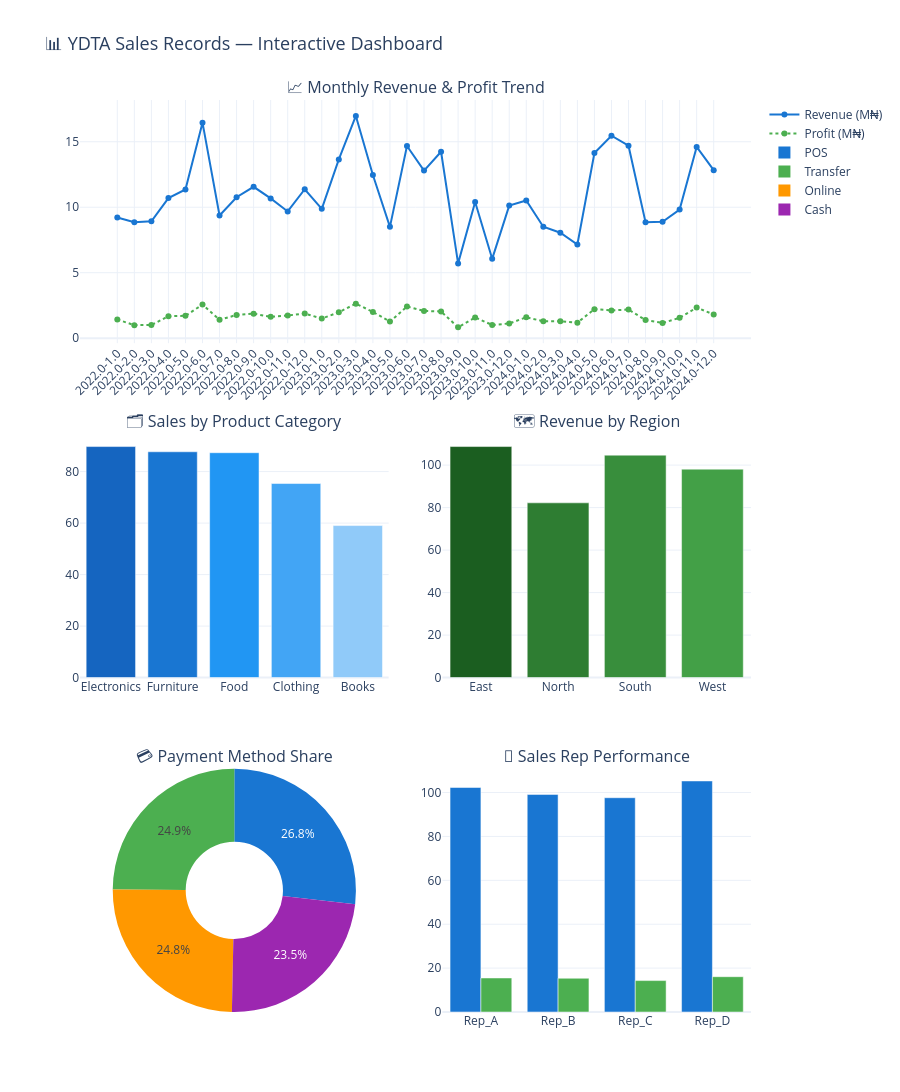

Notebook code for this chart:
### Code cell
# Main 6-Panel Interactive Dashboard
import plotly.graph_objects as go
from plotly.subplots import make_subplots

fig = make_subplots(
    rows=3, cols=2,
    subplot_titles=[
        '📈 Monthly Revenue & Profit Trend',
        '🗂️ Sales by Product Category',
        '🗺️ Revenue by Region',
        '💳 Payment Method Share',
        '👤 Sales Rep Performance',
        '🔥 Category vs Region Heatmap'
    ],
    specs=[
        [{'colspan': 2}, None],
        [{}, {}],
        [{'type': 'domain'}, {}]
    ],
    vertical_spacing=0.10,
    horizontal_spacing=0.08
)

# Panel 1: Monthly Trend
fig.add_trace(go.Scatter(
    x=monthly_trend['Period'],
    y=monthly_trend['Total_Sales']/1e6,
    mode='lines+markers',
    name='Revenue (M₦)',
    line=dict(color='#1976D2', width=2)
), row=1, col=1)

fig.add_trace(go.Scatter(
    x=monthly_trend['Period'],
    y=monthly_trend['Profit']/1e6,
    mode='lines+markers',
    name='Profit (M₦)',
    line=dict(color='#4CAF50', width=2, dash='dot')
), row=1, col=1)

# Panel 2: Category Sales
cat_s = cat_summary.sort_values('Total_Sales', ascending=False)
fig.add_trace(go.Bar(
    x=cat_s['Product_Category'],
    y=cat_s['Total_Sales']/1e6,
    name='Sales by Category',
    marker_color=['#1565C0','#1976D2','#2196F3','#42A5F5','#90CAF9'],
    showlegend=False
), row=2, col=1)

# Panel 3: Region Revenue
fig.add_trace(go.Bar(
    x=region_summary['Region'],
    y=region_summary['Total_Sales']/1e6,
    name='Sales by Region',
    marker_color=['#1B5E20','#2E7D32','#388E3C','#43A047'],
    showlegend=False
), row=2, col=2)

# Panel 4: Payment Method Pie
fig.add_trace(go.Pie(
    labels=pay_summary['Payment_Method'],
    values=pay_summary['Count'],
    hole=0.4,
    marker=dict(colors=['#1976D2','#4CAF50','#FF9800','#9C27B0'])
), row=3, col=1)

# Panel 5: Sales Rep
fig.add_trace(go.Bar(
    x=rep_summary['Sales_Rep'],
    y=rep_summary['Total_Sales']/1e6,
    name='Rep Revenue',
    marker_color='#1976D2',
    showlegend=False
), row=3, col=2)

fig.add_trace(go.Bar(
    x=rep_summary['Sales_Rep'],
    y=rep_summary['Profit']/1e6,
    name='Rep Profit',
    marker_color='#4CAF50',
    showlegend=False
), row=3, col=2)

fig.update_layout(
    height=1100,
    title_text='📊 YDTA Sales Records — Interactive Dashboard',
    title_font_size=18,
    template='plotly_white'
)
fig.update_xaxes(tickangle=-45, row=1, col=1)
fig.show()

### Figure 1 — Plotly figure (JSON) as saved in the notebook; plotly's stock layout.template omitted (floating-point values rounded to 4 significant figures)
{"data": [{"line": {"color": "#1976D2", "width": 2}, "mode": "lines+markers", "name": "Revenue (M₦)", "type": "scatter", "x": ["2022.0-1.0", "2022.0-2.0", "2022.0-3.0", "2022.0-4.0", "2022.0-5.0", "2022.0-6.0", "2022.0-7.0", "2022.0-8.0", "2022.0-9.0", "2022.0-10.0", "2022.0-11.0", "2022.0-12.0", "2023.0-1.0", "2023.0-2.0", "2023.0-3.0", "2023.0-4.0", "2023.0-5.0", "2023.0-6.0", "2023.0-7.0", "2023.0-8.0", "2023.0-9.0", "2023.0-10.0", "2023.0-11.0", "2023.0-12.0", "2024.0-1.0", "2024.0-2.0", "2024.0-3.0", "2024.0-4.0", "2024.0-5.0", "2024.0-6.0", "2024.0-7.0", "2024.0-8.0", "2024.0-9.0", "2024.0-10.0", "2024.0-11.0", "2024.0-12.0"], "xaxis": "x", "y": [9.22, 8.847, 8.929, 10.69, 11.36, 16.45, 9.364, 10.76, 11.56, 10.67, 9.677, 11.37, 9.875, 13.65, 16.97, 12.46, 8.502, 14.68, 12.8, 14.23, 5.712, 10.4, 6.059, 10.12, 10.52, 8.507, 8.05, 7.15, 14.14, 15.46, 14.7, 8.862, 8.892, 9.824, 14.6, 12.83], "yaxis": "y"}, {"line": {"color": "#4CAF50", "dash": "dot", "width": 2}, "mode": "lines+markers", "name": "Profit (M₦)", "type": "scatter", "x": ["2022.0-1.0", "2022.0-2.0", "2022.0-3.0", "2022.0-4.0", "2022.0-5.0", "2022.0-6.0", "2022.0-7.0", "2022.0-8.0", "2022.0-9.0", "2022.0-10.0", "2022.0-11.0", "2022.0-12.0", "2023.0-1.0", "2023.0-2.0", "2023.0-3.0", "2023.0-4.0", "2023.0-5.0", "2023.0-6.0", "2023.0-7.0", "2023.0-8.0", "2023.0-9.0", "2023.0-10.0", "2023.0-11.0", "2023.0-12.0", "2024.0-1.0", "2024.0-2.0", "2024.0-3.0", "2024.0-4.0", "2024.0-5.0", "2024.0-6.0", "2024.0-7.0", "2024.0-8.0", "2024.0-9.0", "2024.0-10.0", "2024.0-11.0", "2024.0-12.0"], "xaxis": "x", "y": [1.425, 0.997, 1.002, 1.673, 1.708, 2.564, 1.398, 1.775, 1.872, 1.63, 1.736, 1.88, 1.497, 1.98, 2.636, 2.003, 1.267, 2.423, 2.083, 2.037, 0.8319, 1.587, 1.007, 1.124, 1.593, 1.295, 1.286, 1.185, 2.217, 2.123, 2.188, 1.384, 1.16, 1.556, 2.336, 1.808], "yaxis": "y"}, {"marker": {"color": ["#1565C0", "#1976D2", "#2196F3", "#42A5F5", "#90CAF9"]}, "name": "Sales by Category", "showlegend": false, "type": "bar", "x": ["Electronics", "Furniture", "Food", "Clothing", "Books"], "xaxis": "x2", "y": [89.72, 87.7, 87.33, 75.37, 59.05], "yaxis": "y2"}, {"marker": {"color": ["#1B5E20", "#2E7D32", "#388E3C", "#43A047"]}, "name": "Sales by Region", "showlegend": false, "type": "bar", "x": ["East", "North", "South", "West"], "xaxis": "x3", "y": [108.7, 82.24, 104.7, 98.1], "yaxis": "y3"}, {"domain": {"x": [0, 0.46], "y": [0, 0.2667]}, "hole": 0.4, "labels": ["POS", "Transfer", "Online", "Cash"], "marker": {"colors": ["#1976D2", "#4CAF50", "#FF9800", "#9C27B0"]}, "type": "pie", "values": [253, 235, 234, 222]}, {"marker": {"color": "#1976D2"}, "name": "Rep Revenue", "showlegend": false, "type": "bar", "x": ["Rep_A", "Rep_B", "Rep_C", "Rep_D"], "xaxis": "x4", "y": [102.3, 99.15, 97.64, 105.3], "yaxis": "y4"}, {"marker": {"color": "#4CAF50"}, "name": "Rep Profit", "showlegend": false, "type": "bar", "x": ["Rep_A", "Rep_B", "Rep_C", "Rep_D"], "xaxis": "x4", "y": [15.5, 15.37, 14.31, 16.08], "yaxis": "y4"}], "layout": {"annotations": [{"font": {"size": 16}, "showarrow": false, "text": "📈 Monthly Revenue & Profit Trend", "x": 0.5, "xanchor": "center", "xref": "paper", "y": 1, "yanchor": "bottom", "yref": "paper"}, {"font": {"size": 16}, "showarrow": false, "text": "🗂️ Sales by Product Category", "x": 0.23, "xanchor": "center", "xref": "paper", "y": 0.6333, "yanchor": "bottom", "yref": "paper"}, {"font": {"size": 16}, "showarrow": false, "text": "🗺️ Revenue by Region", "x": 0.77, "xanchor": "center", "xref": "paper", "y": 0.6333, "yanchor": "bottom", "yref": "paper"}, {"font": {"size": 16}, "showarrow": false, "text": "💳 Payment Method Share", "x": 0.23, "xanchor": "center", "xref": "paper", "y": 0.2667, "yanchor": "bottom", "yref": "paper"}, {"font": {"size": 16}, "showarrow": false, "text": "👤 Sales Rep Performance", "x": 0.77, "xanchor": "center", "xref": "paper", "y": 0.2667, "yanchor": "bottom", "yref": "paper"}], "height": 1100, "title": {"font": {"size": 18}, "text": "📊 YDTA Sales Records — Interactive Dashboard"}, "xaxis": {"anchor": "y", "domain": [0, 1], "tickangle": -45}, "xaxis2": {"anchor": "y2", "domain": [0, 0.46]}, "xaxis3": {"anchor": "y3", "domain": [0.54, 1]}, "xaxis4": {"anchor": "y4", "domain": [0.54, 1]}, "yaxis": {"anchor": "x", "domain": [0.7333, 1]}, "yaxis2": {"anchor": "x2", "domain": [0.3667, 0.6333]}, "yaxis3": {"anchor": "x3", "domain": [0.3667, 0.6333]}, "yaxis4": {"anchor": "x4", "domain": [0, 0.2667]}}}
